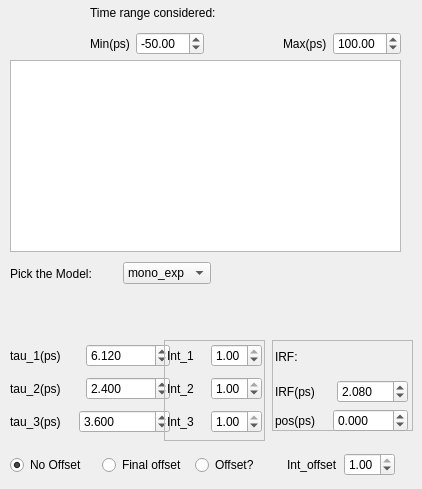
      <widget class="QWidget" name="tab_time_3">
       <attribute name="title">
        <string>time pos</string>
       </attribute>
       <widget class="PlotWidget" name="viewer_time_bidir_pos">
        <property name="geometry">
         <rect>
          <x>10</x>
          <y>60</y>
          <width>391</width>
          <height>192</height>
         </rect>
        </property>
       </widget>
       <widget class="QFrame" name="frame_8">
        <property name="geometry">
         <rect>
          <x>272</x>
          <y>340</y>
          <width>141</width>
          <height>91</height>
         </rect>
        </property>
        <property name="frameShape">
         <enum>QFrame::StyledPanel</enum>
        </property>
        <property name="frameShadow">
         <enum>QFrame::Raised</enum>
        </property>
        <widget class="QWidget" name="layoutWidget_10">
         <property name="geometry">
          <rect>
           <x>3</x>
           <y>0</y>
           <width>133</width>
           <height>92</height>
          </rect>
         </property>
         <layout class="QVBoxLayout" name="verticalLayout_11">
          <item>
           <layout class="QHBoxLayout" name="horizontalLayout_61">
            <item>
             <widget class="QLabel" name="label_52">
              <property name="text">
               <string>IRF:</string>
              </property>
             </widget>
            </item>
            <item>
             <spacer name="horizontalSpacer_18">
              <property name="orientation">
               <enum>Qt::Horizontal</enum>
              </property>
              <property name="sizeHint" stdset="0">
               <size>
                <width>40</width>
                <height>20</height>
               </size>
              </property>
             </spacer>
            </item>
           </layout>
          </item>
          <item>
           <layout class="QHBoxLayout" name="horizontalLayout_62">
            <item>
             <widget class="QLabel" name="label_53">
              <property name="text">
               <string>IRF(ps)</string>
              </property>
             </widget>
            </item>
            <item>
             <widget class="QDoubleSpinBox" name="doubleSpinBox_time_irf_bidir_pos">
              <property name="decimals">
               <number>3</number>
              </property>
              <property name="minimum">
               <double>0.020000000000000</double>
              </property>
              <property name="maximum">
               <double>200.000000000000000</double>
              </property>
              <property name="value">
               <double>2.080000000000000</double>
              </property>
             </widget>
            </item>
           </layout>
          </item>
          <item>
           <layout class="QHBoxLayout" name="horizontalLayout_63">
            <item>
             <widget class="QLabel" name="label_54">
              <property name="text">
               <string>pos(ps)</string>
              </property>
             </widget>
            </item>
            <item>
             <widget class="QDoubleSpinBox" name="doubleSpinBox_time_pos_irf_bidir_pos">
              <property name="decimals">
               <number>3</number>
              </property>
              <property name="minimum">
               <double>-500.000000000000000</double>
              </property>
              <property name="maximum">
               <double>500.000000000000000</double>
              </property>
             </widget>
            </item>
           </layout>
          </item>
         </layout>
        </widget>
       </widget>
       <widget class="QWidget" name="layoutWidget_11">
        <property name="geometry">
         <rect>
          <x>10</x>
          <y>450</y>
          <width>385</width>
          <height>30</height>
         </rect>
        </property>
        <layout class="QHBoxLayout" name="horizontalLayout_64">
         <item>
          <widget class="QRadioButton" name="radioButton_no_offset_bidir_pos">
           <property name="text">
            <string>No Offset</string>
           </property>
           <property name="checked">
            <bool>true</bool>
           </property>
          </widget>
         </item>
         <item>
          <widget class="QRadioButton" name="radioButton_time_final_offset_bidir_pos">
           <property name="toolTip">
            <string>Assumes that the final state is ionizable/has an infinite lifetime.</string>
           </property>
           <property name="text">
            <string>Final offset</string>
           </property>
          </widget>
         </item>
         <item>
          <widget class="QRadioButton" name="radioButton_time_offset_bidir_pos">
           <property name="toolTip">
            <string>Assumes that there is an indipendant species which just gives an offset.</string>
           </property>
           <property name="text">
            <string>Offset?</string>
           </property>
          </widget>
         </item>
         <item>
          <layout class="QHBoxLayout" name="horizontalLayout_65">
           <item>
            <widget class="QLabel" name="label_55">
             <property name="text">
              <string>Int_offset</string>
             </property>
            </widget>
           </item>
           <item>
            <widget class="QDoubleSpinBox" name="doubleSpinBox_time_int_offset_bidir_pos">
             <property name="minimum">
              <double>0.010000000000000</double>
             </property>
             <property name="maximum">
              <double>1.000000000000000</double>
             </property>
             <property name="singleStep">
              <double>0.010000000000000</double>
             </property>
             <property name="value">
              <double>1.000000000000000</double>
             </property>
            </widget>
           </item>
          </layout>
         </item>
        </layout>
       </widget>
       <widget class="QWidget" name="layoutWidget_12">
        <property name="geometry">
         <rect>
          <x>10</x>
          <y>340</y>
          <width>160</width>
          <height>98</height>
         </rect>
        </property>
        <layout class="QVBoxLayout" name="verticalLayout_12">
         <item>
          <layout class="QHBoxLayout" name="horizontalLayout_66">
           <item>
            <widget class="QLabel" name="label_56">
             <property name="text">
              <string>tau_1(ps)</string>
             </property>
            </widget>
           </item>
           <item>
            <widget class="QDoubleSpinBox" name="doubleSpinBox_time_tau1_bidir_pos">
             <property name="decimals">
              <number>3</number>
             </property>
             <property name="minimum">
              <double>0.001000000000000</double>
             </property>
             <property name="maximum">
              <double>50000.000000000000000</double>
             </property>
             <property name="singleStep">
              <double>1.000000000000000</double>
             </property>
             <property name="value">
              <double>6.120000000000000</double>
             </property>
            </widget>
           </item>
          </layout>
         </item>
         <item>
          <layout class="QHBoxLayout" name="horizontalLayout_67">
           <item>
            <widget class="QLabel" name="label_57">
             <property name="text">
              <string>tau_2(ps)</string>
             </property>
            </widget>
           </item>
           <item>
            <widget class="QDoubleSpinBox" name="doubleSpinBox_time_tau2_bidir_pos">
             <property name="decimals">
              <number>3</number>
             </property>
             <property name="minimum">
              <double>0.001000000000000</double>
             </property>
             <property name="maximum">
              <double>50000.000000000000000</double>
             </property>
             <property name="value">
              <double>2.400000000000000</double>
             </property>
            </widget>
           </item>
          </layout>
         </item>
         <item>
          <layout class="QHBoxLayout" name="horizontalLayout_68">
           <item>
            <widget class="QLabel" name="label_58">
             <property name="text">
              <string>tau_3(ps)</string>
             </property>
            </widget>
           </item>
           <item>
            <widget class="QDoubleSpinBox" name="doubleSpinBox_time_tau3_bidir_pos">
             <property name="decimals">
              <number>3</number>
             </property>
             <property name="minimum">
              <double>0.001000000000000</double>
             </property>
             <property name="maximum">
              <double>500000.000000000000000</double>
             </property>
             <property name="value">
              <double>3.600000000000000</double>
             </property>
            </widget>
           </item>
          </layout>
         </item>
        </layout>
       </widget>
       <widget class="QWidget" name="layoutWidget_13">
        <property name="geometry">
         <rect>
          <x>90</x>
          <y>0</y>
          <width>311</width>
          <height>55</height>
         </rect>
        </property>
        <layout class="QVBoxLayout" name="verticalLayout_13">
         <item>
          <widget class="QLabel" name="label_59">
           <property name="text">
            <string>Time range considered:</string>
           </property>
          </widget>
         </item>
         <item>
          <layout class="QHBoxLayout" name="horizontalLayout_69">
           <item>
            <layout class="QHBoxLayout" name="horizontalLayout_70">
             <item>
              <widget class="QLabel" name="label_60">
               <property name="text">
                <string>Min(ps)</string>
               </property>
              </widget>
             </item>
             <item>
              <widget class="QDoubleSpinBox" name="doubleSpinBox_time_min_bidir_pos">
               <property name="minimum">
                <double>-500.000000000000000</double>
               </property>
               <property name="maximum">
                <double>500.000000000000000</double>
               </property>
               <property name="singleStep">
                <double>1.000000000000000</double>
               </property>
               <property name="value">
                <double>-50.000000000000000</double>
               </property>
              </widget>
             </item>
            </layout>
           </item>
           <item>
            <spacer name="horizontalSpacer_19">
             <property name="orientation">
              <enum>Qt::Horizontal</enum>
             </property>
             <property name="sizeHint" stdset="0">
              <size>
               <width>40</width>
               <height>20</height>
              </size>
             </property>
            </spacer>
           </item>
           <item>
            <layout class="QHBoxLayout" name="horizontalLayout_71">
             <item>
              <widget class="QLabel" name="label_61">
               <property name="text">
                <string>Max(ps)</string>
               </property>
              </widget>
             </item>
             <item>
              <widget class="QDoubleSpinBox" name="doubleSpinBox_time_max_bidir_pos">
               <property name="minimum">
                <double>-500.000000000000000</double>
               </property>
               <property name="maximum">
                <double>500.000000000000000</double>
               </property>
               <property name="value">
                <double>100.000000000000000</double>
               </property>
              </widget>
             </item>
            </layout>
           </item>
          </layout>
         </item>
        </layout>
       </widget>
       <widget class="QFrame" name="frame_9">
        <property name="geometry">
         <rect>
          <x>164</x>
          <y>340</y>
          <width>101</width>
          <height>101</height>
         </rect>
        </property>
        <property name="frameShape">
         <enum>QFrame::StyledPanel</enum>
        </property>
        <property name="frameShadow">
         <enum>QFrame::Raised</enum>
        </property>
        <widget class="QWidget" name="layoutWidget_14">
         <property name="geometry">
          <rect>
           <x>3</x>
           <y>0</y>
           <width>95</width>
           <height>98</height>
          </rect>
         </property>
         <layout class="QVBoxLayout" name="verticalLayout_14">
          <item>
           <layout class="QHBoxLayout" name="horizontalLayout_72">
            <item>
             <widget class="QLabel" name="label_62">
              <property name="text">
               <string>Int_1</string>
              </property>
             </widget>
            </item>
            <item>
             <widget class="QDoubleSpinBox" name="doubleSpinBox_time_int_1_bidir_pos">
              <property name="decimals">
               <number>2</number>
              </property>
              <property name="minimum">
               <double>0.010000000000000</double>
              </property>
              <property name="maximum">
               <double>1.000000000000000</double>
              </property>
              <property name="singleStep">
               <double>0.010000000000000</double>
              </property>
              <property name="value">
               <double>1.000000000000000</double>
              </property>
             </widget>
            </item>
           </layout>
          </item>
          <item>
           <layout class="QHBoxLayout" name="horizontalLayout_73">
            <item>
             <widget class="QLabel" name="label_63">
              <property name="text">
               <string>Int_2</string>
              </property>
             </widget>
            </item>
            <item>
             <widget class="QDoubleSpinBox" name="doubleSpinBox_time_int_2_bidir_pos">
              <property name="minimum">
               <double>0.010000000000000</double>
              </property>
              <property name="maximum">
               <double>1.000000000000000</double>
              </property>
              <property name="singleStep">
               <double>0.010000000000000</double>
              </property>
              <property name="value">
               <double>1.000000000000000</double>
              </property>
             </widget>
            </item>
           </layout>
          </item>
          <item>
           <layout class="QHBoxLayout" name="horizontalLayout_74">
            <item>
             <widget class="QLabel" name="label_64">
              <property name="text">
               <string>Int_3</string>
              </property>
             </widget>
            </item>
            <item>
             <widget class="QDoubleSpinBox" name="doubleSpinBox_time_int_3_bidir_pos">
              <property name="minimum">
               <double>0.010000000000000</double>
              </property>
              <property name="maximum">
               <double>1.000000000000000</double>
              </property>
              <property name="singleStep">
               <double>0.010000000000000</double>
              </property>
              <property name="value">
               <double>1.000000000000000</double>
              </property>
             </widget>
            </item>
           </layout>
          </item>
         </layout>
        </widget>
       </widget>
       <widget class="QWidget" name="layoutWidget_16">
        <property name="geometry">
         <rect>
          <x>10</x>
          <y>260</y>
          <width>201</width>
          <height>27</height>
         </rect>
        </property>
        <layout class="QHBoxLayout" name="horizontalLayout_76">
         <item>
          <widget class="QLabel" name="label_66">
           <property name="sizePolicy">
            <sizepolicy hsizetype="MinimumExpanding" vsizetype="MinimumExpanding">
             <horstretch>0</horstretch>
             <verstretch>0</verstretch>
            </sizepolicy>
           </property>
           <property name="statusTip">
            <string>(for the moment sequential up to three time-constans implemented)</string>
           </property>
           <property name="text">
            <string>Pick the Model:</string>
           </property>
          </widget>
         </item>
         <item>
          <spacer name="horizontalSpacer_20">
           <property name="orientation">
            <enum>Qt::Horizontal</enum>
           </property>
           <property name="sizeHint" stdset="0">
            <size>
             <width>40</width>
             <height>20</height>
            </size>
           </property>
          </spacer>
         </item>
         <item>
          <widget class="QComboBox" name="comboBox_global_pick_model_bidir_pos">
           <item>
            <property name="text">
             <string>mono_exp</string>
            </property>
           </item>
           <item>
            <property name="text">
             <string>bi_exp</string>
            </property>
           </item>
           <item>
            <property name="text">
             <string>tri_exp</string>
            </property>
           </item>
          </widget>
         </item>
        </layout>
       </widget>
      </widget>
